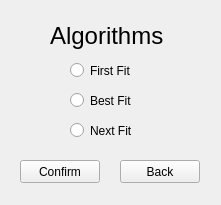
<?xml version="1.0" encoding="UTF-8"?>
<ui version="4.0">
 <class>MemoryAllocationAlgorithmWindow</class>
 <widget class="QMainWindow" name="MemoryAllocationAlgorithmWindow">
  <property name="geometry">
   <rect>
    <x>0</x>
    <y>0</y>
    <width>221</width>
    <height>205</height>
   </rect>
  </property>
  <property name="windowTitle">
   <string>Memory Allocation Algorithm</string>
  </property>
  <widget class="QWidget" name="centralwidget">
   <widget class="QRadioButton" name="RadioButton_FirstFit">
    <property name="geometry">
     <rect>
      <x>70</x>
      <y>60</y>
      <width>99</width>
      <height>21</height>
     </rect>
    </property>
    <property name="text">
     <string>First Fit</string>
    </property>
    <attribute name="buttonGroup">
     <string notr="true">buttonGroup</string>
    </attribute>
   </widget>
   <widget class="QRadioButton" name="RadioButton_BestFit">
    <property name="geometry">
     <rect>
      <x>70</x>
      <y>90</y>
      <width>99</width>
      <height>21</height>
     </rect>
    </property>
    <property name="text">
     <string>Best Fit</string>
    </property>
    <attribute name="buttonGroup">
     <string notr="true">buttonGroup</string>
    </attribute>
   </widget>
   <widget class="QRadioButton" name="RadioButton_NextFit">
    <property name="geometry">
     <rect>
      <x>70</x>
      <y>120</y>
      <width>99</width>
      <height>21</height>
     </rect>
    </property>
    <property name="text">
     <string>Next Fit</string>
    </property>
    <attribute name="buttonGroup">
     <string notr="true">buttonGroup</string>
    </attribute>
   </widget>
   <widget class="QLabel" name="label">
    <property name="geometry">
     <rect>
      <x>50</x>
      <y>10</y>
      <width>141</width>
      <height>51</height>
     </rect>
    </property>
    <property name="font">
     <font>
      <pointsize>18</pointsize>
     </font>
    </property>
    <property name="text">
     <string>Algorithms</string>
    </property>
   </widget>
   <widget class="QPushButton" name="Button_Confirm">
    <property name="geometry">
     <rect>
      <x>20</x>
      <y>160</y>
      <width>80</width>
      <height>23</height>
     </rect>
    </property>
    <property name="text">
     <string>Confirm</string>
    </property>
   </widget>
   <widget class="QPushButton" name="Button_Back">
    <property name="geometry">
     <rect>
      <x>120</x>
      <y>160</y>
      <width>80</width>
      <height>23</height>
     </rect>
    </property>
    <property name="text">
     <string>Back</string>
    </property>
   </widget>
  </widget>
 </widget>
 <resources/>
 <connections/>
 <buttongroups>
  <buttongroup name="buttonGroup"/>
 </buttongroups>
</ui>
